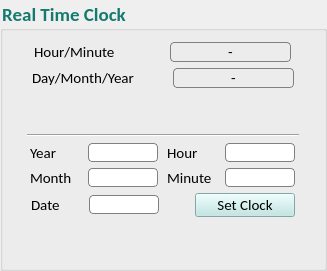
           <widget class="QGroupBox" name="WindSensorGB_6">
            <property name="enabled">
             <bool>true</bool>
            </property>
            <property name="sizePolicy">
             <sizepolicy hsizetype="Fixed" vsizetype="Preferred">
              <horstretch>0</horstretch>
              <verstretch>0</verstretch>
             </sizepolicy>
            </property>
            <property name="minimumSize">
             <size>
              <width>327</width>
              <height>0</height>
             </size>
            </property>
            <property name="maximumSize">
             <size>
              <width>16777215</width>
              <height>16777215</height>
             </size>
            </property>
            <property name="font">
             <font>
              <family>Calibri</family>
              <pointsize>14</pointsize>
              <weight>75</weight>
              <bold>true</bold>
              <kerning>true</kerning>
             </font>
            </property>
            <property name="styleSheet">
             <string notr="true">color: #157A6E;
background:none;</string>
            </property>
            <property name="title">
             <string>Real Time Clock</string>
            </property>
            <property name="alignment">
             <set>Qt::AlignLeading|Qt::AlignLeft|Qt::AlignTop</set>
            </property>
            <layout class="QGridLayout" name="gridLayout_27">
             <item row="0" column="0">
              <layout class="QGridLayout" name="gridLayout_83">
               <item row="0" column="0">
                <layout class="QGridLayout" name="gridLayout_88">
                 <item row="0" column="0">
                  <widget class="QLabel" name="InvtervalL_12">
                   <property name="minimumSize">
                    <size>
                     <width>130</width>
                     <height>20</height>
                    </size>
                   </property>
                   <property name="maximumSize">
                    <size>
                     <width>130</width>
                     <height>19</height>
                    </size>
                   </property>
                   <property name="font">
                    <font>
                     <family>Calibri</family>
                     <pointsize>11</pointsize>
                     <weight>50</weight>
                     <bold>false</bold>
                     <kerning>true</kerning>
                    </font>
                   </property>
                   <property name="styleSheet">
                    <string notr="true">color:rgb(0,0,0);</string>
                   </property>
                   <property name="text">
                    <string>Hour/Minute     </string>
                   </property>
                  </widget>
                 </item>
                 <item row="0" column="1">
                  <widget class="QLabel" name="hour_min_label">
                   <property name="sizePolicy">
                    <sizepolicy hsizetype="Fixed" vsizetype="Preferred">
                     <horstretch>0</horstretch>
                     <verstretch>0</verstretch>
                    </sizepolicy>
                   </property>
                   <property name="minimumSize">
                    <size>
                     <width>121</width>
                     <height>20</height>
                    </size>
                   </property>
                   <property name="maximumSize">
                    <size>
                     <width>121</width>
                     <height>20</height>
                    </size>
                   </property>
                   <property name="font">
                    <font>
                     <family>Calibri</family>
                     <pointsize>11</pointsize>
                     <weight>50</weight>
                     <bold>false</bold>
                     <kerning>true</kerning>
                    </font>
                   </property>
                   <property name="styleSheet">
                    <string notr="true">border: 1px solid gray;
border-radius: 4px;color:rgb(0,0,0);</string>
                   </property>
                   <property name="text">
                    <string>-</string>
                   </property>
                   <property name="alignment">
                    <set>Qt::AlignCenter</set>
                   </property>
                  </widget>
                 </item>
                </layout>
               </item>
              </layout>
             </item>
             <item row="1" column="0">
              <layout class="QGridLayout" name="gridLayout_28">
               <item row="3" column="0">
                <layout class="QHBoxLayout" name="horizontalLayout_6">
                 <item>
                  <layout class="QGridLayout" name="gridLayout_77">
                   <item row="0" column="1">
                    <widget class="QLineEdit" name="year_value">
                     <property name="sizePolicy">
                      <sizepolicy hsizetype="Fixed" vsizetype="Fixed">
                       <horstretch>0</horstretch>
                       <verstretch>0</verstretch>
                      </sizepolicy>
                     </property>
                     <property name="minimumSize">
                      <size>
                       <width>70</width>
                       <height>19</height>
                      </size>
                     </property>
                     <property name="maximumSize">
                      <size>
                       <width>70</width>
                       <height>19</height>
                      </size>
                     </property>
                     <property name="font">
                      <font>
                       <family>Calibri</family>
                       <pointsize>11</pointsize>
                       <weight>50</weight>
                       <bold>false</bold>
                       <kerning>true</kerning>
                      </font>
                     </property>
                     <property name="styleSheet">
                      <string notr="true">border: 1px solid gray;
border-radius: 4px;
color: rgb(0,0,0);</string>
                     </property>
                    </widget>
                   </item>
                   <item row="0" column="0">
                    <widget class="QLabel" name="SlopeL_15">
                     <property name="minimumSize">
                      <size>
                       <width>52</width>
                       <height>19</height>
                      </size>
                     </property>
                     <property name="maximumSize">
                      <size>
                       <width>52</width>
                       <height>19</height>
                      </size>
                     </property>
                     <property name="font">
                      <font>
                       <family>Calibri</family>
                       <pointsize>11</pointsize>
                       <weight>50</weight>
                       <bold>false</bold>
                       <kerning>true</kerning>
                      </font>
                     </property>
                     <property name="styleSheet">
                      <string notr="true">color:rgb(0,0,0);</string>
                     </property>
                     <property name="text">
                      <string>Year</string>
                     </property>
                    </widget>
                   </item>
                  </layout>
                 </item>
                 <item>
                  <layout class="QGridLayout" name="gridLayout_78">
                   <item row="0" column="0">
                    <widget class="QLabel" name="OffsetL_14">
                     <property name="minimumSize">
                      <size>
                       <width>52</width>
                       <height>19</height>
                      </size>
                     </property>
                     <property name="maximumSize">
                      <size>
                       <width>52</width>
                       <height>19</height>
                      </size>
                     </property>
                     <property name="font">
                      <font>
                       <family>Calibri</family>
                       <pointsize>11</pointsize>
                       <weight>50</weight>
                       <bold>false</bold>
                       <kerning>true</kerning>
                      </font>
                     </property>
                     <property name="styleSheet">
                      <string notr="true">color:rgb(0,0,0);</string>
                     </property>
                     <property name="text">
                      <string>Hour</string>
                     </property>
                    </widget>
                   </item>
                   <item row="0" column="1">
                    <widget class="QLineEdit" name="hour_value">
                     <property name="sizePolicy">
                      <sizepolicy hsizetype="Fixed" vsizetype="Fixed">
                       <horstretch>0</horstretch>
                       <verstretch>0</verstretch>
                      </sizepolicy>
                     </property>
                     <property name="minimumSize">
                      <size>
                       <width>70</width>
                       <height>19</height>
                      </size>
                     </property>
                     <property name="maximumSize">
                      <size>
                       <width>70</width>
                       <height>19</height>
                      </size>
                     </property>
                     <property name="font">
                      <font>
                       <family>Calibri</family>
                       <pointsize>11</pointsize>
                       <weight>50</weight>
                       <bold>false</bold>
                       <kerning>true</kerning>
                      </font>
                     </property>
                     <property name="styleSheet">
                      <string notr="true">border: 1px solid gray;
border-radius: 4px;
color: rgb(0,0,0);</string>
                     </property>
                    </widget>
                   </item>
                  </layout>
                 </item>
                </layout>
               </item>
               <item row="5" column="0">
                <layout class="QGridLayout" name="gridLayout_74">
                 <item row="0" column="2">
                  <layout class="QGridLayout" name="gridLayout_76">
                   <item row="0" column="1">
                    <widget class="QPushButton" name="Set_Time_Button">
                     <property name="sizePolicy">
                      <sizepolicy hsizetype="Fixed" vsizetype="Fixed">
                       <horstretch>0</horstretch>
                       <verstretch>0</verstretch>
                      </sizepolicy>
                     </property>
                     <property name="minimumSize">
                      <size>
                       <width>80</width>
                       <height>24</height>
                      </size>
                     </property>
                     <property name="maximumSize">
                      <size>
                       <width>100</width>
                       <height>24</height>
                      </size>
                     </property>
                     <property name="font">
                      <font>
                       <family>Calibri</family>
                       <pointsize>11</pointsize>
                       <weight>50</weight>
                       <bold>false</bold>
                       <kerning>true</kerning>
                      </font>
                     </property>
                     <property name="cursor">
                      <cursorShape>PointingHandCursor</cursorShape>
                     </property>
                     <property name="styleSheet">
                      <string notr="true">background-color:#BBE6E4;color: rgb(0,0,0);</string>
                     </property>
                     <property name="text">
                      <string>Set Clock</string>
                     </property>
                    </widget>
                   </item>
                   <item row="0" column="0">
                    <spacer name="horizontalSpacer_22">
                     <property name="minimumSize">
                      <size>
                       <width>26</width>
                       <height>19</height>
                      </size>
                     </property>
                     <property name="maximumSize">
                      <size>
                       <width>26</width>
                       <height>19</height>
                      </size>
                     </property>
                     <property name="orientation">
                      <enum>Qt::Horizontal</enum>
                     </property>
                     <property name="sizeType">
                      <enum>QSizePolicy::Fixed</enum>
                     </property>
                     <property name="sizeHint" stdset="0">
                      <size>
                       <width>33</width>
                       <height>20</height>
                      </size>
                     </property>
                    </spacer>
                   </item>
                  </layout>
                 </item>
                 <item row="0" column="0">
                  <layout class="QGridLayout" name="gridLayout_164">
                   <item row="0" column="0">
                    <widget class="QLabel" name="SlopeL_14">
                     <property name="minimumSize">
                      <size>
                       <width>52</width>
                       <height>19</height>
                      </size>
                     </property>
                     <property name="maximumSize">
                      <size>
                       <width>52</width>
                       <height>19</height>
                      </size>
                     </property>
                     <property name="font">
                      <font>
                       <family>Calibri</family>
                       <pointsize>11</pointsize>
                       <weight>50</weight>
                       <bold>false</bold>
                       <kerning>true</kerning>
                      </font>
                     </property>
                     <property name="styleSheet">
                      <string notr="true">color:rgb(0,0,0);</string>
                     </property>
                     <property name="text">
                      <string>Date</string>
                     </property>
                    </widget>
                   </item>
                   <item row="0" column="1">
                    <widget class="QLineEdit" name="day_value">
                     <property name="sizePolicy">
                      <sizepolicy hsizetype="Fixed" vsizetype="Fixed">
                       <horstretch>0</horstretch>
                       <verstretch>0</verstretch>
                      </sizepolicy>
                     </property>
                     <property name="minimumSize">
                      <size>
                       <width>70</width>
                       <height>19</height>
                      </size>
                     </property>
                     <property name="maximumSize">
                      <size>
                       <width>70</width>
                       <height>19</height>
                      </size>
                     </property>
                     <property name="font">
                      <font>
                       <family>Calibri</family>
                       <pointsize>11</pointsize>
                       <weight>50</weight>
                       <bold>false</bold>
                       <kerning>true</kerning>
                      </font>
                     </property>
                     <property name="styleSheet">
                      <string notr="true">border: 1px solid gray;
border-radius: 4px;
color: rgb(0,0,0);</string>
                     </property>
                    </widget>
                   </item>
                  </layout>
                 </item>
                </layout>
               </item>
               <item row="0" column="0">
                <layout class="QGridLayout" name="gridLayout_89">
                 <item row="0" column="1">
                  <widget class="QLabel" name="InvtervalL_13">
                   <property name="minimumSize">
                    <size>
                     <width>130</width>
                     <height>20</height>
                    </size>
                   </property>
                   <property name="maximumSize">
                    <size>
                     <width>130</width>
                     <height>20</height>
                    </size>
                   </property>
                   <property name="font">
                    <font>
                     <family>Calibri</family>
                     <pointsize>11</pointsize>
                     <weight>50</weight>
                     <bold>false</bold>
                     <kerning>true</kerning>
                    </font>
                   </property>
                   <property name="styleSheet">
                    <string notr="true">color:rgb(0,0,0);</string>
                   </property>
                   <property name="text">
                    <string>Day/Month/Year</string>
                   </property>
                  </widget>
                 </item>
                 <item row="0" column="2">
                  <widget class="QLabel" name="date_month_year_inf_label">
                   <property name="sizePolicy">
                    <sizepolicy hsizetype="Fixed" vsizetype="Preferred">
                     <horstretch>0</horstretch>
                     <verstretch>0</verstretch>
                    </sizepolicy>
                   </property>
                   <property name="minimumSize">
                    <size>
                     <width>121</width>
                     <height>20</height>
                    </size>
                   </property>
                   <property name="maximumSize">
                    <size>
                     <width>121</width>
                     <height>20</height>
                    </size>
                   </property>
                   <property name="font">
                    <font>
                     <family>Calibri</family>
                     <pointsize>11</pointsize>
                     <weight>50</weight>
                     <bold>false</bold>
                     <kerning>true</kerning>
                    </font>
                   </property>
                   <property name="styleSheet">
                    <string notr="true">border: 1px solid gray;
border-radius: 4px;color:rgb(0,0,0);</string>
                   </property>
                   <property name="text">
                    <string>-</string>
                   </property>
                   <property name="alignment">
                    <set>Qt::AlignCenter</set>
                   </property>
                  </widget>
                 </item>
                </layout>
               </item>
               <item row="4" column="0">
                <layout class="QGridLayout" name="gridLayout_90">
                 <item row="0" column="0">
                  <layout class="QGridLayout" name="gridLayout_162">
                   <item row="0" column="0">
                    <widget class="QLabel" name="SlopeL_13">
                     <property name="minimumSize">
                      <size>
                       <width>52</width>
                       <height>19</height>
                      </size>
                     </property>
                     <property name="maximumSize">
                      <size>
                       <width>52</width>
                       <height>19</height>
                      </size>
                     </property>
                     <property name="font">
                      <font>
                       <family>Calibri</family>
                       <pointsize>11</pointsize>
                       <weight>50</weight>
                       <bold>false</bold>
                       <kerning>true</kerning>
                      </font>
                     </property>
                     <property name="styleSheet">
                      <string notr="true">color:rgb(0,0,0);</string>
                     </property>
                     <property name="text">
                      <string>Month</string>
                     </property>
                    </widget>
                   </item>
                   <item row="0" column="1">
                    <widget class="QLineEdit" name="month_value">
                     <property name="sizePolicy">
                      <sizepolicy hsizetype="Fixed" vsizetype="Fixed">
                       <horstretch>0</horstretch>
                       <verstretch>0</verstretch>
                      </sizepolicy>
                     </property>
                     <property name="minimumSize">
                      <size>
                       <width>70</width>
                       <height>19</height>
                      </size>
                     </property>
                     <property name="maximumSize">
                      <size>
                       <width>70</width>
                       <height>19</height>
                      </size>
                     </property>
                     <property name="font">
                      <font>
                       <family>Calibri</family>
                       <pointsize>11</pointsize>
                       <weight>50</weight>
                       <bold>false</bold>
                       <kerning>true</kerning>
                      </font>
                     </property>
                     <property name="styleSheet">
                      <string notr="true">border: 1px solid gray;
border-radius: 4px;
color: rgb(0,0,0);</string>
                     </property>
                    </widget>
                   </item>
                  </layout>
                 </item>
                 <item row="0" column="1">
                  <layout class="QGridLayout" name="gridLayout_163">
                   <item row="0" column="0">
                    <widget class="QLabel" name="InvtervalL_8">
                     <property name="minimumSize">
                      <size>
                       <width>52</width>
                       <height>19</height>
                      </size>
                     </property>
                     <property name="maximumSize">
                      <size>
                       <width>52</width>
                       <height>19</height>
                      </size>
                     </property>
                     <property name="font">
                      <font>
                       <family>Calibri</family>
                       <pointsize>11</pointsize>
                       <weight>50</weight>
                       <bold>false</bold>
                       <kerning>true</kerning>
                      </font>
                     </property>
                     <property name="styleSheet">
                      <string notr="true">color:rgb(0,0,0);</string>
                     </property>
                     <property name="text">
                      <string>Minute</string>
                     </property>
                    </widget>
                   </item>
                   <item row="0" column="1">
                    <widget class="QLineEdit" name="minute_value">
                     <property name="sizePolicy">
                      <sizepolicy hsizetype="Fixed" vsizetype="Fixed">
                       <horstretch>0</horstretch>
                       <verstretch>0</verstretch>
                      </sizepolicy>
                     </property>
                     <property name="minimumSize">
                      <size>
                       <width>70</width>
                       <height>19</height>
                      </size>
                     </property>
                     <property name="maximumSize">
                      <size>
                       <width>70</width>
                       <height>19</height>
                      </size>
                     </property>
                     <property name="font">
                      <font>
                       <family>Calibri</family>
                       <pointsize>11</pointsize>
                       <weight>50</weight>
                       <bold>false</bold>
                       <kerning>true</kerning>
                      </font>
                     </property>
                     <property name="styleSheet">
                      <string notr="true">border: 1px solid gray;
border-radius: 4px;
color: rgb(0,0,0);</string>
                     </property>
                    </widget>
                   </item>
                  </layout>
                 </item>
                </layout>
               </item>
               <item row="6" column="0">
                <spacer name="verticalSpacer_9">
                 <property name="orientation">
                  <enum>Qt::Vertical</enum>
                 </property>
                 <property name="sizeHint" stdset="0">
                  <size>
                   <width>20</width>
                   <height>40</height>
                  </size>
                 </property>
                </spacer>
               </item>
               <item row="2" column="0">
                <widget class="Line" name="line_13">
                 <property name="minimumSize">
                  <size>
                   <width>272</width>
                   <height>3</height>
                  </size>
                 </property>
                 <property name="maximumSize">
                  <size>
                   <width>272</width>
                   <height>3</height>
                  </size>
                 </property>
                 <property name="font">
                  <font>
                   <family>Calibri</family>
                   <pointsize>11</pointsize>
                   <weight>75</weight>
                   <bold>true</bold>
                   <kerning>true</kerning>
                  </font>
                 </property>
                 <property name="orientation">
                  <enum>Qt::Horizontal</enum>
                 </property>
                </widget>
               </item>
               <item row="1" column="0">
                <spacer name="verticalSpacer_10">
                 <property name="orientation">
                  <enum>Qt::Vertical</enum>
                 </property>
                 <property name="sizeHint" stdset="0">
                  <size>
                   <width>20</width>
                   <height>40</height>
                  </size>
                 </property>
                </spacer>
               </item>
              </layout>
             </item>
            </layout>
           </widget>
